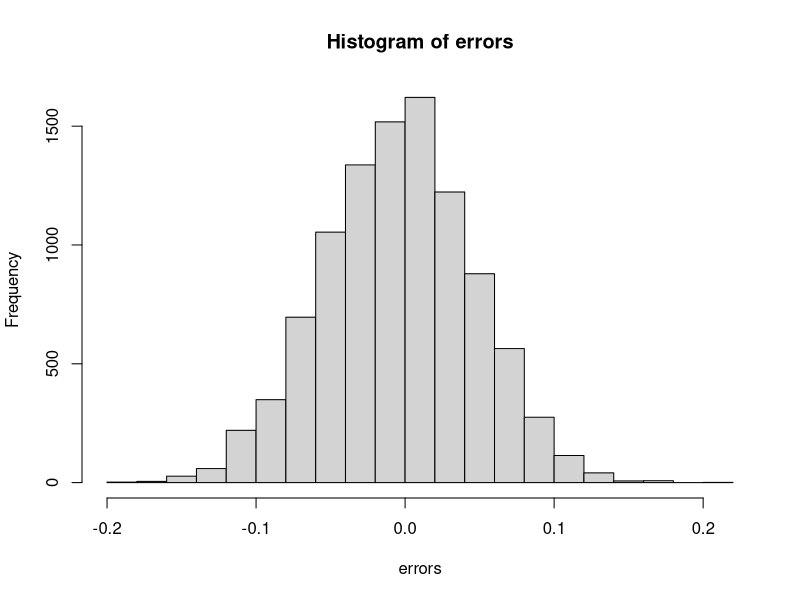
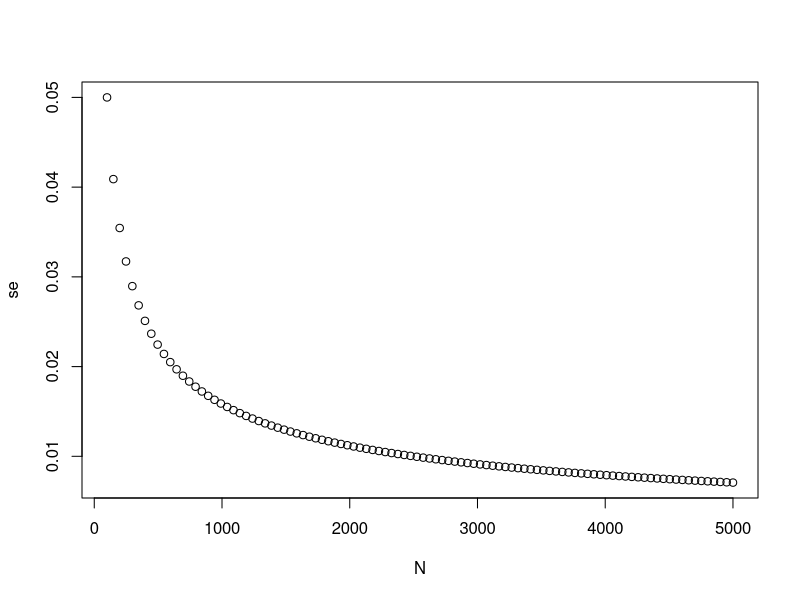

Generate these figures, in order, with R:
library(tidyverse)
library(dslabs)

# Write function called take_sample that takes the proportion of Democrats p and 
# the sample size N as arguments and returns the sample average of Democrats (1) 
# and Republicans (0).
# Calculate the sample average if the proportion of Democrats equals 0.45 and the 
# sample size is 100.

take_sample <- function(p, N) {
  X <- sample(c(1, 0), size = N, replace = TRUE, prob = c(p, 1-p))
  mean(X)
}
p <- 0.45
N <- 100
take_sample(p, N)

# Assume the proportion of Democrats in the population p equals 0.45 and that your 
# sample size N is 100 polled voters. The take_sample function you defined previously 
# generates our estimate,  X_bar.
# Replicate the random sampling 10,000 times and calculate p - X_bar for each random 
# sample. Save these differences as a vector called errors. Find the average of 
# errors and plot a histogram of the distribution.

p <- 0.45
N <- 100
B <- 10000
errors <- replicate(B, p - take_sample(p, N))
mean(errors)

hist(errors)

# The error p - X_bar is a random variable. In practice, the error is not observed 
# because we do not know the actual proportion of Democratic voters, p. However, 
# we can describe the size of the error by constructing a simulation.
# What is the average size of the error if we define the size by taking the absolute 
# value p - X_bar?
p <- 0.45
N <- 100
B <- 10000
errors <- replicate(B, abs(p - take_sample(p, N)))
mean(errors)

# The standard error is related to the typical size of the error we make when 
# predicting. We say size because we just saw that the errors are centered around 0, 
# so thus the average error value is 0. For mathematical reasons related to the 
# Central Limit Theorem, we actually use the standard deviation of errors rather 
# than the average of the absolute values to quantify the typical size. What is 
# this standard deviation of the errors?
p <- 0.45
N <- 100
B <- 10000
errors <- replicate(B, (p - take_sample(p, N))^2)
sqrt(mean(errors))

# The theory we just learned tells us what this standard deviation is going to be 
# because it is the standard error of X_bar. What does theory tell us is the 
# standard error of  X_bar for a sample size of 100?
p <- 0.45
N <- 100
sqrt(p*(1-p)/N)

# In practice, we don't know p, so we construct an estimate of the theoretical 
# prediction based by plugging in X_Bar for p. Compute this estimate.
p <- 0.45
N <- 100
X <- sample(c(1, 0), size = N, replace = TRUE, prob = c(p, 1-p))
X_bar <- mean(X)
sqrt(X_bar*(1-X_bar)/N)

# Earlier we learned that the largest standard errors occur for p =  0.5. 
# Create a plot of the largest standard error for N ranging from 100 to 5,000. 
# Based on this plot, how large does the sample size have to be to have a 
# standard error of about 1%?
N <- seq(100, 5000, len = 100)
p <- 0.5
se <- sqrt(p*(1-p)/N)
plot(N,se)

# If p = 0.45 and N = 100, use the central limit theorem to estimate the 
# probability that X_bar > 0.5
p <- 0.45
N <- 100
1-pnorm(0.5, p, sqrt(p*(1-p)/N))

# Assume you are in a practical situation and you don't know p. Take a sample of 
# size N = 100 and obtain a sample average of X_bar = 0.51. What is the CLT 
# approximation for the probability that your error size is equal or larger than 0.01?
N <-100
X_hat <- 0.51
se_hat <- sqrt(X_hat*(1-X_hat)/N)
1-(pnorm(0.01/se_hat) - pnorm(-0.01/se_hat))
